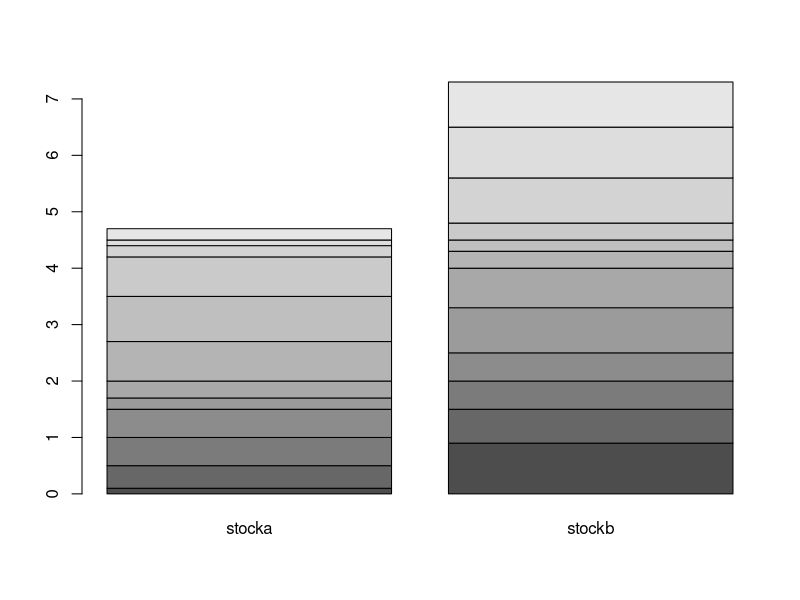
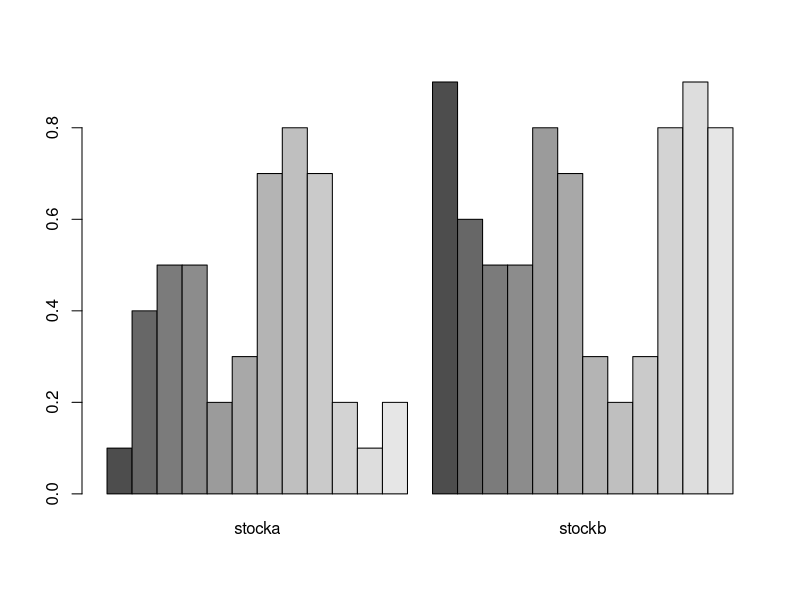
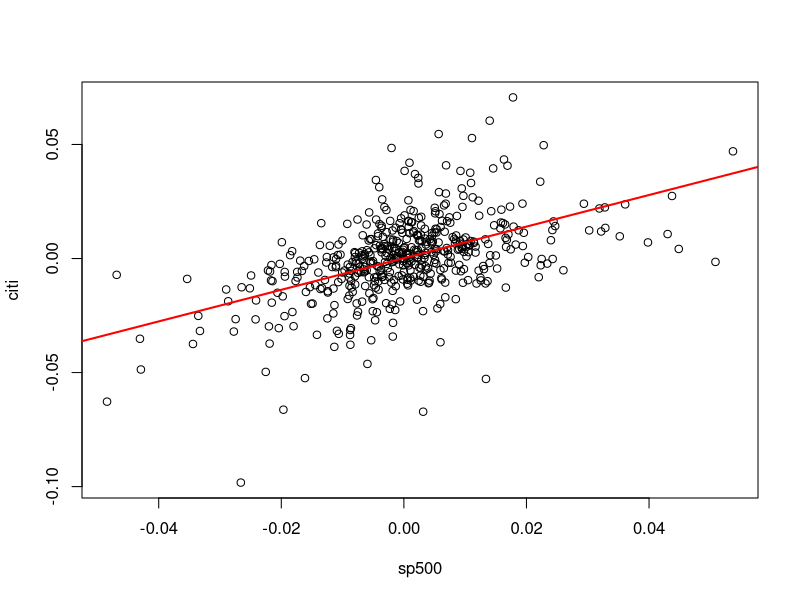

The R script that drew these images, in order: (Note: this script raises an error after producing the figures.)
#
## Two time series grouped or stacked
#
stocka = c(0.1, 0.4, 0.5, 0.5, 0.2, 0.3, 0.7, 0.8, 0.7, 0.2, 0.1, 0.2)
stockb = 1 - stocka

## trying to create a dataframeportfolio <- data.frame("stocka" = stocka, "stockb" = stockb)
portfolio <- cbind(stocka, stockb)
# Plot stacked barplot
barplot(portfolio)

# Plot grouped barplot
barplot(portfolio, beside = TRUE)

#
## Visualizing bivariate relationships
#
data<-read.csv("Returns-for-XOM-C-MSFT-DOW-and-YHOO.csv",header = TRUE, sep = ",")
sp500 <- data$sp500
citi <- data$citigroup
# Draw the scatterplot
plot(x = sp500,y=citi)

# Draw a regression line
abline(reg = lm(citi~sp500),col = "red", lwd = 2)

#
## Multivariate time series
#
my_data<-read.csv("Returns-for-XOM-C-MSFT-DOW-and-YHOO.csv",header = TRUE, sep = ",")
my_data <- xts(my_data[,-1], order.by = as.POSIXct(data$Index)) ## convert to time-based

#
## Correlation matrix
#
# Create correlation matrix using Pearson method
cor(my_data,method = "pearson")

# Create correlation matrix using Spearman method
cor(my_data,method = "spearman")

#
## Scatterplot matrix
#
# Create scatterplot matrix
pairs(my_data)

# Create upper panel scatterplot matrix
pairs(my_data,lower.panel = NULL)

#
## Correlation plot
#
library(corrplot)
cor_mat <- cor(my_data[,2:6])
par(mfrow = c(1,1))
# Create correlation matrix
corrplot(cor_mat)

# Create correlation matrix with numbers
corrplot(cor_mat,method = "number")

# Create correlation matrix with colors
corrplot(cor_mat,method = "color")

# Create upper triangle correlation matrix
corrplot(cor_mat, method = "number", type = "upper")

#
## Heatmap
#
# Draw heatmap of cor_mat
corrplot(cor_mat,method = "color")

# Draw upper heatmap
corrplot(cor_mat,method = "color",type = "upper")

# Draw the upper heatmap with hclust
corrplot(cor_mat,method = "color",type = "upper",order = "hclust")
